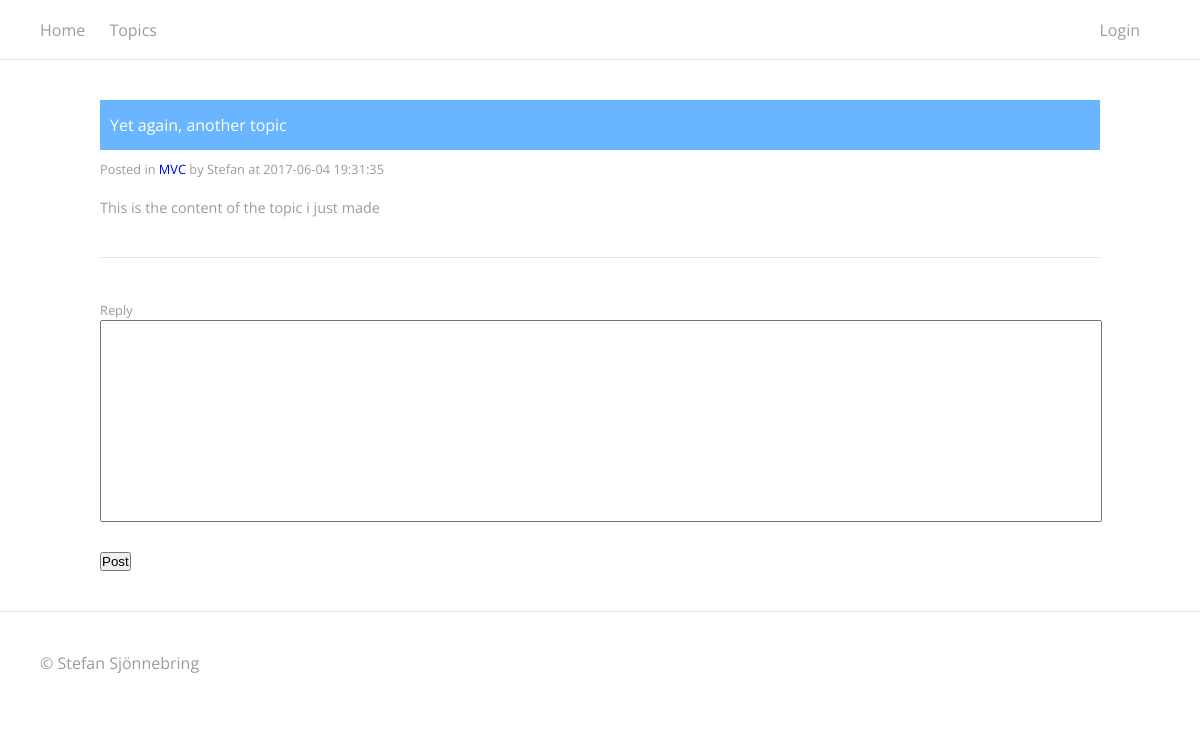
Screenshot of /topics/topic/6 with the database file from the repository.
### tables this page shows
CREATE TABLE `topics` (
  `topic_id` int(11) NOT NULL,
  `topic_title` varchar(255) NOT NULL,
  `topic_content` varchar(255) NOT NULL,
  `topic_date` datetime NOT NULL DEFAULT CURRENT_TIMESTAMP,
  `topic_cat` int(11) NOT NULL,
  `topic_author` int(11) NOT NULL
);

CREATE TABLE `categories` (
  `cat_id` int(11) NOT NULL,
  `cat_name` varchar(255) NOT NULL,
  `cat_desc` varchar(255) NOT NULL
);

CREATE TABLE `users` (
  `id` int(11) NOT NULL,
  `username` varchar(25) NOT NULL,
  `password` varchar(255) NOT NULL,
  `role` enum('admin','moderator','member') NOT NULL DEFAULT 'member'
);

### lib/View.php (called while the page is built, shortened)
<?php
class View {
	public function render($view)
	{
		require_once('views/' . $view . '.php');
	}
}

### controllers/topics.php (called while the page is built, shortened)
<?php
class Topics extends Controller
{
	public function topic($id)
	{
		$this->view->topic = $this->model->getTopic($id);
		$this->view->replies = $this->model->getReplies($id);
		$this->view->render('topics/topic');
	}
}

### index.php (called while the page is built, shortened)
<?php
$boot = new Bootstrap();
?>

### lib/Database.php (called while the page is built, shortened)
<?php
class Database {
    private $host   = EDITH_DB_HOST;
    private $user   = EDITH_DB_USER;
    private $pass   = EDITH_DB_PASS;
    private $dbname = EDITH_DB_NAME;
    private $dbh;
    public function __construct()
    {
        $dsn = 'mysql:host=' . $this->host . ';dbname=' . $this->dbname;
        $options = array(
            PDO::ATTR_PERSISTENT    => true,
            PDO::ATTR_ERRMODE       => PDO::ERRMODE_EXCEPTION
        );
        try
        {
            $this->dbh = new PDO($dsn, $this->user, $this->pass, $options);
        }
        catch(PDOException $e)
        {
            $this->error = $e->getMessage();
        }
    }
    public function query($query)
    {
        $this->stmt = $this->dbh->prepare($query);
    }
    public function execute(){
        return $this->stmt->execute();
    }
    public function resultset()
    {
        $this->execute();
        return $this->stmt->fetchAll(PDO::FETCH_ASSOC);
    }
}
?>

### models/topics_model.php (called while the page is built, shortened)
<?php
class Topics_Model extends Model
{
	public function getTopic($id)
	{
		$sql 	= $this->db->query("SELECT * FROM `topics` WHERE `topic_id` = {$id}");
		$result = $this->db->resultset();
		$catId 	= $result[0]['topic_cat'];
		$userId = $result[0]['topic_author'];
		$category = $this->getCategory($catId);
		$username = $this->getUser($userId);
		$data = array($result, $category, $username);
		return $data;
	}
	public function getCategory($id)
	{
		$this->db->query("SELECT `cat_id`, `cat_name` FROM `categories` WHERE `cat_id` = {$id}");
		$result = $this->db->resultset();
		return $result;
	}
	public function getUser($id)
	{
		$this->db->query("SELECT `id`, `username` FROM `users` WHERE `id` = {$id}");
		$result = $this->db->resultset();
		return $result;
	}
	public function getReplies($id)
	{
		$this->db->query("SELECT * FROM `replies` WHERE `reply_topic` = {$id}");
		$result = $this->db->resultset();
		return $result;
	}
}

### lib/Model.php (called while the page is built)
<?php
class Model
{
	function __construct()
	{
		$this->db = new Database();
	}
}

### views/topics/topic.php (the view, shortened to what this page needs)
<?php
$topic_id = $this->topic[0][0]['topic_id'];
$topic_title = $this->topic[0][0]['topic_title'];
$topic_content = $this->topic[0][0]['topic_content'];
$topic_date = $this->topic[0][0]['topic_date'];
$topic_cat = $this->topic[1][0]['cat_name'];
$topic_auth = $this->topic[2][0]['username'];
$replies = "";
	$edit = "";
	$delete = "";
$edith['main'] = <<<EOD
<div class="content-wrapper">
		<div class='topic'>
			<div id='topics-toolbar'>
				{$topic_title}
				{$delete}
				{$edit}
			</div>
			<p class='info'>Posted in <a href='../category/{$topic_cat}'>{$topic_cat}</a> by $topic_auth at {$topic_date}</p>
			<p>{$topic_content}</p>
		</div>
		{$replies}
		<form method="post" action="../reply/{$topic_id}">
			<label>Reply</label><br /><textarea name="reply_content"></textarea><br /><br />
			<input type="submit" value="Post" />
		</form>
</div>
EOD;
?>

### public/css/general.css (style rules this page uses)
* { margin:0; padding:0; }
body { background-color: #fff; font-family: 'Open Sans', sans-serif; color:#9b9b9b; }
label { font-size: 0.8em; }
a { text-decoration: none; }
p { font-size: 0.9em; }
.content-wrapper { margin: auto; width: 1000px; }
.info { font-size: 0.8em; margin-bottom: 20px; }
textarea { width: 100%; height: 200px; resize: none; }

### public/css/topics.css (style rules this page uses)
#topics-toolbar { background-color: #69b5ff; color: #fff; height: 30px; margin-bottom: 10px; line-height: 30px; padding: 10px; }
.topic { padding-bottom: 40px; margin-bottom: 40px; border-bottom: 1px solid #e2e5e9; }

### rows the page displays
topics: topic_title "Yet again, another topic", topic_date "2017-06-04 19:31:35", topic_content "This is the content of the topic i just made"
categories: cat_name "MVC"
users: username "Stefan"
